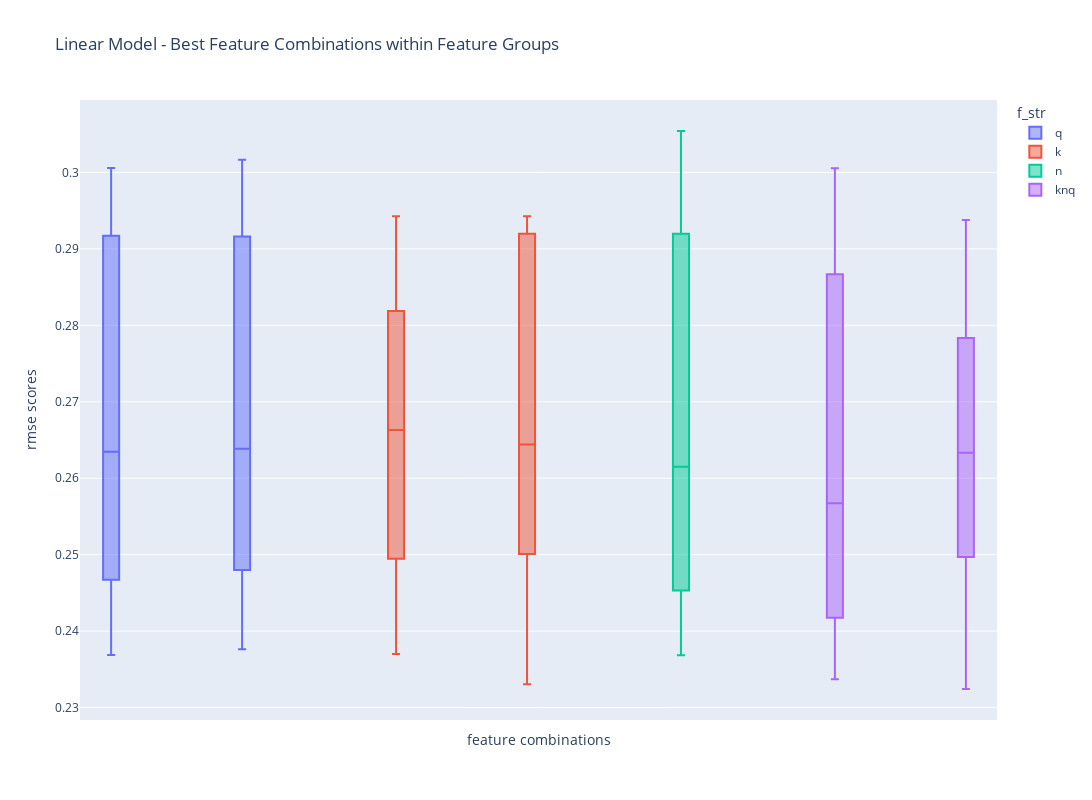

Notebook cell for this chart:
### Code cell
fig = px.box(df_metrics[(df_metrics['features'].isin(x)) & (df_metrics['model'] == 'lr')], x='features',
             y='rmse_scores', title='RMSE Boxplot of Best Feature Combinations', color='f_str')
fig.update_layout(height=800, width=1100,
                  title_text="Linear Model - Best Feature Combinations within Feature Groups",
                  xaxis_title="feature combinations", yaxis_title="rmse scores")
fig.update_xaxes(showticklabels=False)
fig.show()

### Figure 1 — Plotly figure (JSON) as saved in the notebook; plotly's stock layout.template omitted (floating-point values rounded to 4 significant figures)
{"data": [{"alignmentgroup": "True", "hovertemplate": "f_str=q<br>features=%{x}<br>rmse_scores=%{y}<extra></extra>", "legendgroup": "q", "marker": {"color": "#636efa"}, "name": "q", "notched": false, "offsetgroup": "q", "orientation": "v", "showlegend": true, "type": "box", "x": ["f_1_num_of_terms,f_4_has_special_char", "f_1_num_of_terms,f_4_has_special_char", "f_1_num_of_terms,f_4_has_special_char", "f_1_num_of_terms,f_4_has_special_char", "f_1_num_of_terms,f_4_has_special_char", "f_2_query_length,f_4_has_special_char", "f_2_query_length,f_4_has_special_char", "f_2_query_length,f_4_has_special_char", "f_2_query_length,f_4_has_special_char", "f_2_query_length,f_4_has_special_char", "f_1_num_of_terms,f_4_has_special_char", "f_1_num_of_terms,f_4_has_special_char", "f_1_num_of_terms,f_4_has_special_char", "f_1_num_of_terms,f_4_has_special_char", "f_1_num_of_terms,f_4_has_special_char", "f_2_query_length,f_4_has_special_char", "f_2_query_length,f_4_has_special_char", "f_2_query_length,f_4_has_special_char", "f_2_query_length,f_4_has_special_char", "f_2_query_length,f_4_has_special_char"], "x0": " ", "xaxis": "x", "y": [0.2381, 0.2467, 0.2917, 0.2644, 0.3005, 0.2387, 0.248, 0.2916, 0.2648, 0.3016, 0.2369, 0.2468, 0.2916, 0.2625, 0.3006, 0.2376, 0.2481, 0.2915, 0.2629, 0.3017], "y0": " ", "yaxis": "y"}, {"alignmentgroup": "True", "hovertemplate": "f_str=k<br>features=%{x}<br>rmse_scores=%{y}<extra></extra>", "legendgroup": "k", "marker": {"color": "#EF553B"}, "name": "k", "notched": false, "offsetgroup": "k", "orientation": "v", "showlegend": true, "type": "box", "x": ["f_5_num_results,f_7_sum_title_scores", "f_5_num_results,f_7_sum_title_scores", "f_5_num_results,f_7_sum_title_scores", "f_5_num_results,f_7_sum_title_scores", "f_5_num_results,f_7_sum_title_scores", "f_5_num_results,f_6_max_title_score,f_7_sum_title_scores", "f_5_num_results,f_6_max_title_score,f_7_sum_title_scores", "f_5_num_results,f_6_max_title_score,f_7_sum_title_scores", "f_5_num_results,f_6_max_title_score,f_7_sum_title_scores", "f_5_num_results,f_6_max_title_score,f_7_sum_title_scores", "f_5_num_results,f_7_sum_title_scores", "f_5_num_results,f_7_sum_title_scores", "f_5_num_results,f_7_sum_title_scores", "f_5_num_results,f_7_sum_title_scores", "f_5_num_results,f_7_sum_title_scores", "f_5_num_results,f_6_max_title_score,f_7_sum_title_scores", "f_5_num_results,f_6_max_title_score,f_7_sum_title_scores", "f_5_num_results,f_6_max_title_score,f_7_sum_title_scores", "f_5_num_results,f_6_max_title_score,f_7_sum_title_scores", "f_5_num_results,f_6_max_title_score,f_7_sum_title_scores"], "x0": " ", "xaxis": "x", "y": [0.2371, 0.2496, 0.2818, 0.2665, 0.2942, 0.2331, 0.2511, 0.2943, 0.2644, 0.292, 0.237, 0.2495, 0.2819, 0.2661, 0.2943, 0.2342, 0.2501, 0.2882, 0.2645, 0.2924], "y0": " ", "yaxis": "y"}, {"alignmentgroup": "True", "hovertemplate": "f_str=n<br>features=%{x}<br>rmse_scores=%{y}<extra></extra>", "legendgroup": "n", "marker": {"color": "#00cc96"}, "name": "n", "notched": false, "offsetgroup": "n", "orientation": "v", "showlegend": true, "type": "box", "x": ["f_8_max_semantic_score,f_9_avg_semantic_score", "f_8_max_semantic_score,f_9_avg_semantic_score", "f_8_max_semantic_score,f_9_avg_semantic_score", "f_8_max_semantic_score,f_9_avg_semantic_score", "f_8_max_semantic_score,f_9_avg_semantic_score", "f_8_max_semantic_score,f_9_avg_semantic_score", "f_8_max_semantic_score,f_9_avg_semantic_score", "f_8_max_semantic_score,f_9_avg_semantic_score", "f_8_max_semantic_score,f_9_avg_semantic_score", "f_8_max_semantic_score,f_9_avg_semantic_score"], "x0": " ", "xaxis": "x", "y": [0.2373, 0.2453, 0.292, 0.2614, 0.3054, 0.2368, 0.2463, 0.2906, 0.2617, 0.3014], "y0": " ", "yaxis": "y"}, {"alignmentgroup": "True", "hovertemplate": "f_str=knq<br>features=%{x}<br>rmse_scores=%{y}<extra></extra>", "legendgroup": "knq", "marker": {"color": "#ab63fa"}, "name": "knq", "notched": false, "offsetgroup": "knq", "orientation": "v", "showlegend": true, "type": "box", "x": ["f_1_num_of_terms,f_5_num_results,f_9_avg_semantic_score", "f_1_num_of_terms,f_5_num_results,f_9_avg_semantic_score", "f_1_num_of_terms,f_5_num_results,f_9_avg_semantic_score", "f_1_num_of_terms,f_5_num_results,f_9_avg_semantic_score", "f_1_num_of_terms,f_5_num_results,f_9_avg_semantic_score", "f_1_num_of_terms,f_5_num_results,f_7_sum_title_scores,f_9_avg_semantic_score", "f_1_num_of_terms,f_5_num_results,f_7_sum_title_scores,f_9_avg_semantic_score", "f_1_num_of_terms,f_5_num_results,f_7_sum_title_scores,f_9_avg_semantic_score", "f_1_num_of_terms,f_5_num_results,f_7_sum_title_scores,f_9_avg_semantic_score", "f_1_num_of_terms,f_5_num_results,f_7_sum_title_scores,f_9_avg_semantic_score", "f_1_num_of_terms,f_5_num_results,f_9_avg_semantic_score", "f_1_num_of_terms,f_5_num_results,f_9_avg_semantic_score", "f_1_num_of_terms,f_5_num_results,f_9_avg_semantic_score", "f_1_num_of_terms,f_5_num_results,f_9_avg_semantic_score", "f_1_num_of_terms,f_5_num_results,f_9_avg_semantic_score", "f_1_num_of_terms,f_5_num_results,f_7_sum_title_scores,f_9_avg_semantic_score", "f_1_num_of_terms,f_5_num_results,f_7_sum_title_scores,f_9_avg_semantic_score", "f_1_num_of_terms,f_5_num_results,f_7_sum_title_scores,f_9_avg_semantic_score", "f_1_num_of_terms,f_5_num_results,f_7_sum_title_scores,f_9_avg_semantic_score", "f_1_num_of_terms,f_5_num_results,f_7_sum_title_scores,f_9_avg_semantic_score"], "x0": " ", "xaxis": "x", "y": [0.2337, 0.2417, 0.285, 0.2575, 0.3006, 0.2324, 0.2497, 0.2774, 0.2635, 0.2938, 0.2359, 0.2449, 0.2867, 0.2559, 0.2991, 0.2342, 0.2512, 0.2783, 0.2632, 0.2919], "y0": " ", "yaxis": "y"}], "layout": {"boxmode": "group", "height": 800, "legend": {"title": {"text": "f_str"}, "tracegroupgap": 0}, "title": {"text": "Linear Model - Best Feature Combinations within Feature Groups"}, "width": 1100, "xaxis": {"anchor": "y", "autorange": true, "domain": [0, 1], "range": [-0.5, 6.5], "showticklabels": false, "title": {"text": "feature combinations"}, "type": "category"}, "yaxis": {"anchor": "x", "autorange": true, "domain": [0, 1], "range": [0.2284, 0.3095], "title": {"text": "rmse scores"}, "type": "linear"}}}
